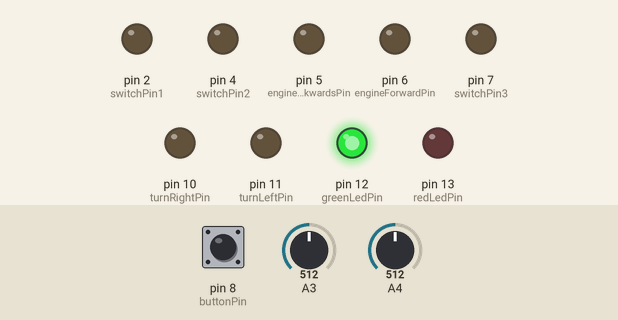
Simulated run of this sketch. Board: Arduino Uno, built with avr-gcc and run on an emulated ATmega328P. Shown: output pins drawn as LEDs (lit = HIGH). The inputs (shaded band) are chosen by the test bench; at power-on: pin 8 (buttonPin) LOW, A3 = 512, A4 = 512.

Above: at 0.8 s.
0.9 s: pin 8 (buttonPin) pulled HIGH for 0.15 s
At 2.96 s:
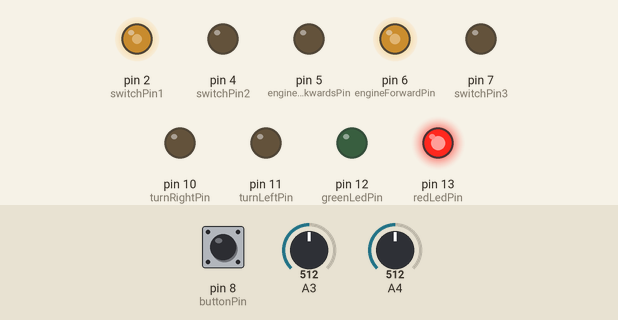
Timing chart, 0 to 10.0 s (numbered marks = the images above; inputs shaded):
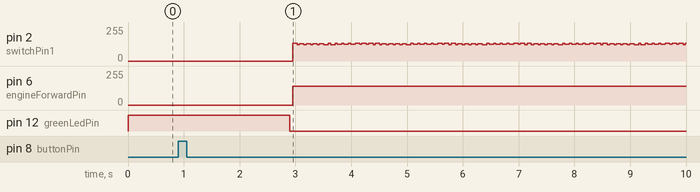

Measured:
- after the input at 0.9 s, pin 6 (engineForwardPin): 0/255 → 140/255 after 2.1 s; pin 12 (greenLedPin): HIGH → LOW after 2.0 s; pin 13 (redLedPin): LOW → HIGH after 2.0 s

The sketch:

sketch_apr11a.ino
```cpp
//Pins
int switchPin1 = 2;
int switchPin2 = 4;
int switchPin3 = 7;

int buttonPin = 8;

int greenLedPin = 12;
int redLedPin = 13;

int engineForwardPin = 6;
int engineBackwardsPin = 5;

int turnLeftPin = 11;
int turnRightPin = 10;

//Always false at start, sets to true if serial output is enabled.
boolean serialRun = false;

boolean lastActive[2];

void setup() {

 //All the pins being set up
 pinMode(switchPin1, OUTPUT);
 pinMode(switchPin2, OUTPUT);
 pinMode(switchPin3, OUTPUT);

 pinMode(buttonPin, INPUT);

 pinMode(redLedPin, OUTPUT);
 pinMode(greenLedPin, OUTPUT);

 pinMode(engineForwardPin, OUTPUT);
 digitalWrite(engineForwardPin, LOW);
 pinMode(engineBackwardsPin, OUTPUT);
 digitalWrite(engineBackwardsPin, LOW);

 pinMode(turnLeftPin, OUTPUT);
 digitalWrite(turnLeftPin, LOW);
 pinMode(turnRightPin, OUTPUT);
 digitalWrite(turnRightPin, LOW);

 //Doing the start red LED, and wait for button
 digitalWrite(greenLedPin, HIGH);
 digitalWrite(redLedPin, LOW);

 boolean buttonPress = true;
 while(buttonPress) {
   if(digitalRead(buttonPin) == HIGH) {
     buttonPress = false;
     delay(2000);
     if(digitalRead(buttonPin) == HIGH) {
       digitalWrite(redLedPin, HIGH);
       digitalWrite(greenLedPin, LOW);
       delay(2000);
       loop2();
     }
   }
 }
 //When button pressed, turns on green LED
 digitalWrite(redLedPin, HIGH);
 digitalWrite(greenLedPin, LOW);
}

void loop() {
  //Initializing the output string for the serial output
  boolean input[2];
  //For loop that changes sensor and reads from the sensor that has the LED turned on.
  for(int i = 0; i < 2; i++){
    //Changes sensor
    changeSensor(i);
    //The sensors need a delay before reading, because the LEDs are a bit slow to get turned on. Thus this here delay beloweth!
    delay(1);
    //Getting the reading from the analog port
    int reading = analogRead(A4 - i);

    if(reading > 85) {
      input[i] = true;
    } else {
      input[i] = false;
    }
    delay(1);
  }
  //Printing the input. Outcomment the next method call to diable all serial activity!
  //printToSerial(input);

  followLine(input);
}

void loop2(){
  while(true) {
    turn(true);
    digitalWrite(engineForwardPin, HIGH);
    delay(5000);
  }
}

void followLine(boolean input[]) {
  if(input[0]) {
    if(input[1]){
      lastActive[0] = true;
      lastActive[1] = true;
      driveStraight();
      changeDirection(true);
    } else {
      lastActive[0] = true;
      lastActive[1] = false;
      driveStraight();
      changeDirection(true);
    }
  } else if(input[1]) {
      lastActive[0] = false;
      lastActive[1] = true;
      driveStraight();
      changeDirection(true);
  } else {
    if(lastActive[0]) {
      if(lastActive[1]){
        driveStraight();
        changeDirection(false);
      } else {
        turn(true);
      }
    } else if(lastActive[1]) {
        turn(false);
    }
  }
}


//Method that uses a switch to change which sensor has its LED turned on
void changeSensor(int sensNum) {
  digitalWrite(switchPin1, LOW);
  digitalWrite(switchPin2, LOW);
  digitalWrite(switchPin3, LOW);
  switch(sensNum) {
  case 1:
    digitalWrite(switchPin1, HIGH);
    break;
  case 2:
    digitalWrite(switchPin2, HIGH);
    break;
  case 3:
    digitalWrite(switchPin1, HIGH);
    digitalWrite(switchPin2, HIGH);
    break;
  case 4:
    digitalWrite(switchPin3, HIGH);
    break;
  default:
    break;
  }
}

void turn(boolean dir) {
  digitalWrite(turnLeftPin, LOW);
  digitalWrite(turnRightPin, LOW);

  delay(3);

  if(dir) {
    digitalWrite(turnLeftPin, HIGH);
  } else {
    digitalWrite(turnRightPin, HIGH);
  }
}

void driveStraight() {
  digitalWrite(turnLeftPin, LOW);
  digitalWrite(turnRightPin, LOW);
}

void changeDirection(boolean dir) {
  digitalWrite(engineForwardPin, LOW);
  digitalWrite(engineBackwardsPin, LOW);

  if(dir) {
    analogWrite(engineForwardPin, 140);
  } else {
    analogWrite(engineBackwardsPin, 120);
  }
}

void fullBreak() {
  digitalWrite(engineForwardPin, LOW);
  digitalWrite(engineBackwardsPin, LOW);
  digitalWrite(turnLeftPin, LOW);
  digitalWrite(turnRightPin, LOW);
  delay(100);
}


void printToSerial(boolean input[]) {
  if(!serialRun) {
    //initializing the serial output
    Serial.begin(9600);
    serialRun = true;
  }

  String output = "";
  for(int i = 0; i < 2; i++){
    if (input[i]) {
      output += "|";
    } else {
      output += "_";
    }
  }
  Serial.println(output);
}
```
